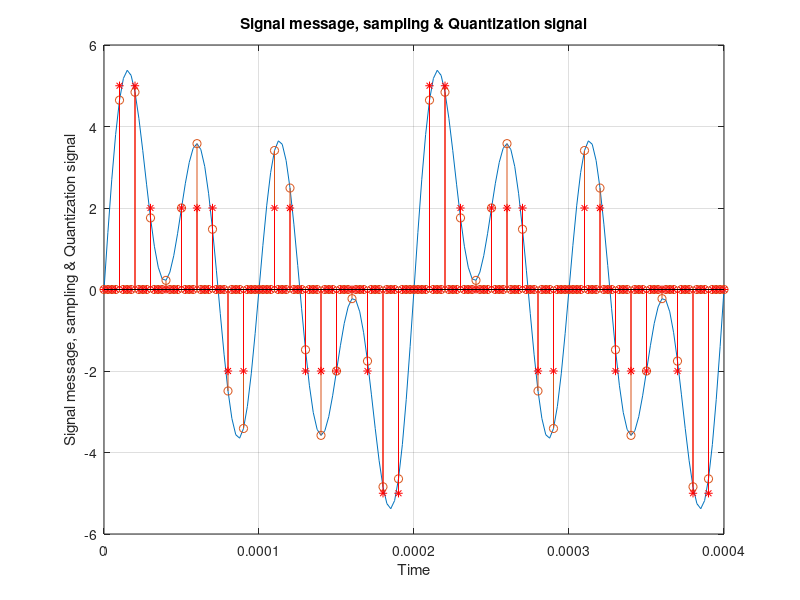
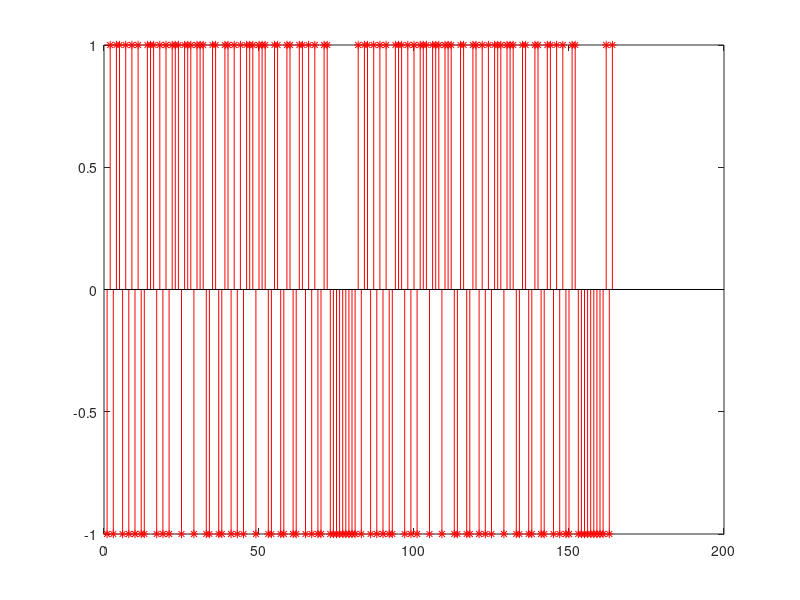

Source code (MATLAB) for these figures, in order: (Note: this script raises an error after producing the figures.)

clc;clear all;close all;

%% Inp parameter
Fm = 1e4; % ???????? ??????? ??????? ?????????
Harm = [ 1 0.5 2 1 ]; % The frequency's component of message signal  
Ampl = [ 1 2 3 1 ]; % Amplitute the frequency component
sampling_rate = 1/(20*max(Fm*Harm)); % Sampling rate
range = 2/min(Fm*Harm); % Time range
t = 0:sampling_rate:range; % Syncronization

%% Signal message
message = zeros(size(t));
for k=1:length(Harm)
    message = message + Ampl(k)*sin(2*pi*Harm(k)*Fm*t);
end
minAmpl = min(message); % Min ampl in model
%%Sampling
n_sample = 5;
Fs = n_sample*max(Harm*Fm); % Frequency sampling
m_samp = zeros(size(message));
m_samp(1:1/(Fs*sampling_rate):length(t)) = message(1:1/(sampling_rate*Fs):length(t));% Out sampling signal
figure(1);
plot(t,message);
grid on 
hold on
stem(t,m_samp);
xlabel('Time');
ylabel('Signal message, sampling & Quantization signal');
title('Signal message, sampling & Quantization signal');
%legend('Signal message','Sampling signal','Quantization signal');

%% Quantization
kv_levels = 4; % Level quantizations                  
quantile = (max(m_samp) - min(m_samp))/(kv_levels); % Interval quantizations
resp_levels = min(m_samp):quantile:max(m_samp); % Representation lvl
Q = zeros(size(m_samp));                                                          
for k = 1:length(resp_levels)
    values = (( m_samp>(resp_levels(k)-quantile/2) & m_samp<(resp_levels(k)+quantile/2)));   
    Q(values) = round(resp_levels(k)); % Quantizations signal of message
end
clear values;
stem(t,Q,'r*');
grid on
%legend('Signal message, Sampling signal & Quantization signal');

%% Coding
if min(Q) >= 0
    minAmpl = 0;                                                        
end
Q1 = Q-round(minAmpl); % Offset negative values ??on the positive side for conversion to binary sampling
Bits = de2bi(Q1(1:1/(Fs*sampling_rate):length(Q)),4,'left-msb')';          
Bits = Bits(:)'; % Generating a binary sequence of a sampled quantized signal
Bits = 2 * Bits - ones(1,length(Bits));
figure(5);
stem(Bits,'*r');
hold on;
%legend('Bit sequence in transmitter','Bit sequence in receiver');

% Spreading 
spreadSeq = generateCAcode(13);%[1 1 1 1 1 -1 -1 1 -1 1 -1 -1 -1];%
spreadingCode = repmat(spreadSeq,1, length(Bits));
maskUpsampling = length(spreadSeq)*ones(1, length(Bits));
upsampleBits = repelem(Bits, maskUpsampling);

spreadingBits = spreadingCode .* upsampleBits;

figure(101);
stem(spreadingBits(1:5*length(spreadSeq)))

%% BPSK
Fc = 1e7; % Carrier frequency
Nsamp = 10; % System samples per carrier signal cycle 
Ncyc = 2; % The number of cycles of the carrier signal for one bit interval                                                        
Tbit = 0:1/(Nsamp*Fc):Ncyc/Fc; % Bit interval
t_per = 0:1/(Nsamp*Fc):(Ncyc*length(spreadingBits))/Fc+(length(spreadingBits)-1)/(Nsamp*Fc); % Total transmission time  
modulation_sig = zeros(size(t_per));                                               
l = 1;
for k = 1:length(Tbit):length(modulation_sig)
    if(spreadingBits(l) == 1)
        modulation_sig(k:k+length(Tbit)-1) = cos(2*pi*Fc*Tbit); % Carrier phase modulation to represent binary symbol 1
    else
        modulation_sig(k:k+length(Tbit)-1) = -cos(2*pi*Fc*Tbit); % Carrier phase modulation to represent binary symbol 0
    end
    l = l+1;
end

%% AWGN - channel
Per_sig = awgn(modulation_sig,10); % Transmission of a modulated carrier signal over the AWGN channel
figure(2);
plot(t_per,modulation_sig,'.-b',t_per,Per_sig,'r');
axis([0 3*Ncyc/Fc -2 2]);
xlabel('Time');
ylabel('Tx - signal transmitter & Tx - signal with noise transmitter');
title('Signal transmission and signal with noise transmission');
%legend('Signal transmitt ','Signal with noise transmitt');

%% Receiver
% Filter
F_freq = -(Nsamp*Fc)/2:(Nsamp*Fc)/length(t_per):(Nsamp*Fc)/2-(Nsamp*Fc)/length(t_per); % The frequency range used to visualize the FFT signal 
f_spread = fft(spreadingBits);
f_pr = fft(Per_sig); % Fast Fourier transform                              
figure(3);
plot(F_freq, fftshift(f_pr), F_freq, fftshift(fft(modulation_sig)), 'g', F_freq(1:21:end),  fftshift(f_spread), 'b');
grid on;
xlabel('Frequency');
ylabel('Amplitude signal');
%legend('Modulated signal','Received signal');
title('Modulated signal & Received signal');
F_rece = zeros(size(f_pr));               
FIR = (F_freq < -3*Fc | F_freq>3*Fc);
F_rece(FIR) = f_pr(FIR); % Noise filtering in frequency domain to remove noise
F_rece(~FIR) = 0.5*f_pr(~FIR);                                                                                                                      
t_rece = ifft(F_rece); % Delete noise from signal

figure(4);
plot(t_per,t_rece);
grid on;
xlabel('Time');
ylabel('Received signal');
title('Received signal after noise filtering');
delete f_freq f_tran f_rece;
clear f_freq f_tran  f_rece;

%% Demodulation
binSeq = zeros(size(spreadingBits));
k = 1:length(Tbit):length(t_per);

for  iter = 1:length(binSeq)% Extract binary data from media using correlation method                                           
        a = corr(cos(2*pi*Fc*Tbit),t_rece(k(iter):k(iter)+length(Tbit)-1));                                                              
        b = real(a);
        if b > 0.5
            binSeq(iter) = 1;
        else
            binSeq(iter) = -1;
        end
        if (iter == length(binSeq))
            continue
        endif
end
a = zeros(size(spreadSeq));
seq2 = [spreadSeq spreadSeq];
for delay = 1:length(spreadSeq)
    filtSeqPart = seq2(delay:length(spreadSeq)-1+delay);
    filtSeq = repmat(filtSeqPart,1, length(Bits));
    a(delay) = corr(filtSeq, binSeq);
    if(max(abs(a))>0.03)
        continue
    endif
endfor

demod1 = filtSeq.*binSeq;
data = zeros(size(Bits));
demod_data = zeros(size(Bits));
for i = 1:length(Bits) %downsample
    
    data(i) = sum(demod1(length(spreadSeq)*(i-1)+1:length(spreadSeq)*i));
    if(data(i)>0.5)
      demod_data(i) = 1;
    elseif(data(i)<-0.5)
      demod_data(i) = -1;
    else  % ?????? ???? ?? ??????
      demod_data(i) = 0;
    endif
endfor

figure(5);
stem(demod_data);
grid on;
xlabel('Bit position');
ylabel('The bit sequence in the receiver and transmitter');
title('The bit sequence in the receiver and transmitter');
legend('The bit sequence in the receiver','The bit sequence in the transmitter');
demod_data = 1/2*(demod_data + once(size(demod_data)));

%% Decoding
demod_data = reshape(demod_data,4,length(Bits)/4)';
mQ_rece = zeros(size(Q));
mQ_rece(1:1/(Fs*sampling_rate):length(Q)) = bi2de(demod_data,'left-msb')' + min(Q); % Extract sampled quantized data from a decoded binary sequence

%% Signal conversion
F_freq = -1/(2*sampling_rate):1/(sampling_rate*length(t)):1/(2*sampling_rate)-1/(sampling_rate*length(t));                                  
F_rece = fft(mQ_rece); % FFT of the extracted quantized extracted signal with discretization  
F_out = zeros(size(F_rece));                                            
figure(6);
plot(F_freq,fftshift(F_rece),F_freq,fftshift((fft(message))));
grid on;
xlabel('Frequence');
ylabel('Signal conversion and signal conversion');
title('Input signal and received signal');
legend('Received signal','Input signal');
F_out((F_freq < -17000 | F_freq > 17000))=F_rece((F_freq < -17000 | F_freq > 17000)); % Frequency domain filtering to recover a signal from a sample of quantized data
out = ifft(F_out); % Reconstructed output signal
figure(7);
plot(t,4*out,t,message,'r');
grid on;
xlabel('time');
ylabel('Message signal and output signal');
title('Input signal and received signal');
legend('Received signa','Input signal');
gain = 4; % Power gain
out = out*gain; % Signal after power gain
figure(8);
plot(t,out);
grid on;
xlabel('Time');
ylabel('Received signal');
title('Received signal');

## %% This program simulates BER of BPSK in AWGN channel%
## num_bit=1e5;                          %Signal length 
## max_run=20;                              %Maximum number of iterations for a single SNR
## Eb=1;                                    %Bit energy
## SNRdB=0:1:10;                             %Signal to Noise Ratio (in dB)
## SNR=10.^(SNRdB/10);                      
## hand=waitbar(0,'Please Wait....');
## for count=1:length(SNR)                  %Beginning of loop for different SNR
##     avgError=0;
##     No=Eb/SNR(count);                    %Calculate noise power from SNR
##     for run_time=1:max_run               %Beginning of loop for different runs
##         waitbar((((count-1)*max_run)+run_time-1)/(length(SNRdB)*max_run));
##         Error=0;
##         data=randint(1,num_bit);         %Generate binary data source
##         s=2*data-1;                      %Baseband BPSK modulation
##         N=sqrt(No/2)*randn(1,num_bit);   %Generate AWGN
##         Y=s+N;                           %Received Signal
##         for k=1:num_bit                  %Decision device taking hard decision and deciding error
##             if ((Y(k)>0 && data(k)==0)||(Y(k)<0 && data(k)==1))
##                 Error=Error+1;
##             end
##         end
##         Error=Error/num_bit;             %Calculate error/bit
##         avgError=avgError+Error;         %Calculate error/bit for different runs        
##     end                                  %Termination of loop for different runs
##     BER_sim(count)=avgError/max_run;     %Calculate BER for a particular SNR                                  
## end                                      %Termination of loop for different SNR 
## BER_th=(1/2)*erfc(sqrt(SNR));            %Calculate analytical BER
## close(hand);
## semilogy(SNRdB,BER_th,'r');              %Plot BER
## hold on
## semilogy(SNRdB,BER_sim,'b*');
## legend('Theoretical','Simulation',3);
## axis([min(SNRdB) max(SNRdB) 10^(-5) 1]);
## hold off
## 
 %% Constellation
##%create a random digital message
##M=2; %alphabet size
##x=data;
##%use bpsk modulation to produce y
##y=modulate(modem.qammod(M),x);
##%%transmit signal through an AWGN Channel
##ynoisy=awgn(y,100,'measured'); %without noise
##ynoisy1=awgn(y,10,'measured'); %with noise
##%Create scattet plot from noisy data
##scatterplot(ynoisy),grid;title('Constellation without noise');
##
##scatterplot(ynoisy1),grid; title('Constellation with noise');

%% Spectrum plotting 
fftOriginalPadding=2^nextpow2(length(Bits)); 
fftOriginal=fft(Bits, fftOriginalPadding); 
fftOriginal=fftOriginal/length(Bits); 
fftOriginalAbsolute=abs(fftOriginal); 
fftOriginalAxis=Fs*(0:fftOriginalPadding-1)/fftOriginalPadding; 

fftSpreadedPadding=2^nextpow2(length(spreadingBits)); 
fftSpreaded=fft(spreadingBits,fftSpreadedPadding); 
fftSpreaded=fftSpreaded/length(spreadingBits); 
fftSpreadedAbsolute=abs(fftSpreaded); 
fftSpreadedAxis=Fs*(0:fftSpreadedPadding-1)/fftSpreadedPadding; 

figure; hold on; grid on; 
plot(fftSpreadedAxis,fftSpreadedAbsolute,'r'); 
plot(fftOriginalAxis,fftOriginalAbsolute,'b'); 
title('Spectrum of the original and the spreaded signals'); 
xlabel('Frequency, Hz'); 
ylabel('|FFTsignal(F)|'); 
legend('Spreaded inf. sequence','Information sequence');